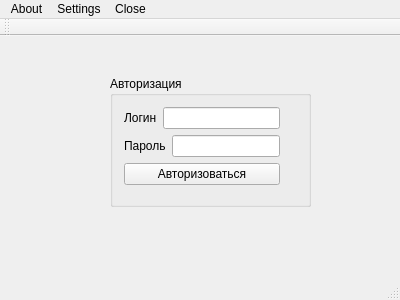
<?xml version="1.0" encoding="UTF-8"?>
<ui version="4.0">
 <class>MainWindow</class>
 <widget class="QMainWindow" name="MainWindow">
  <property name="geometry">
   <rect>
    <x>0</x>
    <y>0</y>
    <width>400</width>
    <height>300</height>
   </rect>
  </property>
  <property name="minimumSize">
   <size>
    <width>400</width>
    <height>300</height>
   </size>
  </property>
  <property name="maximumSize">
   <size>
    <width>400</width>
    <height>300</height>
   </size>
  </property>
  <property name="windowTitle">
   <string>MainWindow</string>
  </property>
  <widget class="QWidget" name="centralWidget">
   <widget class="QGroupBox" name="groupBox">
    <property name="geometry">
     <rect>
      <x>110</x>
      <y>40</y>
      <width>201</width>
      <height>131</height>
     </rect>
    </property>
    <property name="title">
     <string>Авторизация</string>
    </property>
    <layout class="QFormLayout" name="formLayout">
     <item row="0" column="0">
      <layout class="QVBoxLayout" name="verticalLayout_2">
       <item>
        <layout class="QVBoxLayout" name="verticalLayout">
         <item>
          <layout class="QHBoxLayout" name="horizontalLayout">
           <item>
            <widget class="QLabel" name="label">
             <property name="text">
              <string>Логин</string>
             </property>
            </widget>
           </item>
           <item>
            <widget class="QLineEdit" name="lineEditLogin"/>
           </item>
          </layout>
         </item>
         <item>
          <layout class="QHBoxLayout" name="horizontalLayout_2">
           <item>
            <widget class="QLabel" name="label_2">
             <property name="text">
              <string>Пароль</string>
             </property>
            </widget>
           </item>
           <item>
            <widget class="QLineEdit" name="lineEditPass">
             <property name="echoMode">
              <enum>QLineEdit::Password</enum>
             </property>
            </widget>
           </item>
          </layout>
         </item>
        </layout>
       </item>
       <item>
        <widget class="QPushButton" name="pushButton">
         <property name="minimumSize">
          <size>
           <width>0</width>
           <height>0</height>
          </size>
         </property>
         <property name="maximumSize">
          <size>
           <width>16777215</width>
           <height>1231232</height>
          </size>
         </property>
         <property name="text">
          <string>Авторизоваться</string>
         </property>
        </widget>
       </item>
      </layout>
     </item>
    </layout>
   </widget>
   <widget class="QLabel" name="image">
    <property name="geometry">
     <rect>
      <x>0</x>
      <y>0</y>
      <width>401</width>
      <height>241</height>
     </rect>
    </property>
    <property name="text">
     <string/>
    </property>
   </widget>
   <zorder>image</zorder>
   <zorder>groupBox</zorder>
  </widget>
  <widget class="QMenuBar" name="menuBar">
   <property name="geometry">
    <rect>
     <x>0</x>
     <y>0</y>
     <width>400</width>
     <height>20</height>
    </rect>
   </property>
   <widget class="QMenu" name="menuClose">
    <property name="title">
     <string>Close</string>
    </property>
    <addaction name="actionClose"/>
   </widget>
   <widget class="QMenu" name="menuAbout">
    <property name="title">
     <string>About</string>
    </property>
   </widget>
   <widget class="QMenu" name="menuSettings">
    <property name="title">
     <string>Settings</string>
    </property>
   </widget>
   <addaction name="menuAbout"/>
   <addaction name="menuSettings"/>
   <addaction name="menuClose"/>
  </widget>
  <widget class="QToolBar" name="mainToolBar">
   <attribute name="toolBarArea">
    <enum>TopToolBarArea</enum>
   </attribute>
   <attribute name="toolBarBreak">
    <bool>false</bool>
   </attribute>
  </widget>
  <widget class="QStatusBar" name="statusBar"/>
  <action name="actionClose">
   <property name="text">
    <string>Close</string>
   </property>
  </action>
 </widget>
 <layoutdefault spacing="6" margin="11"/>
 <resources/>
 <connections/>
</ui>
